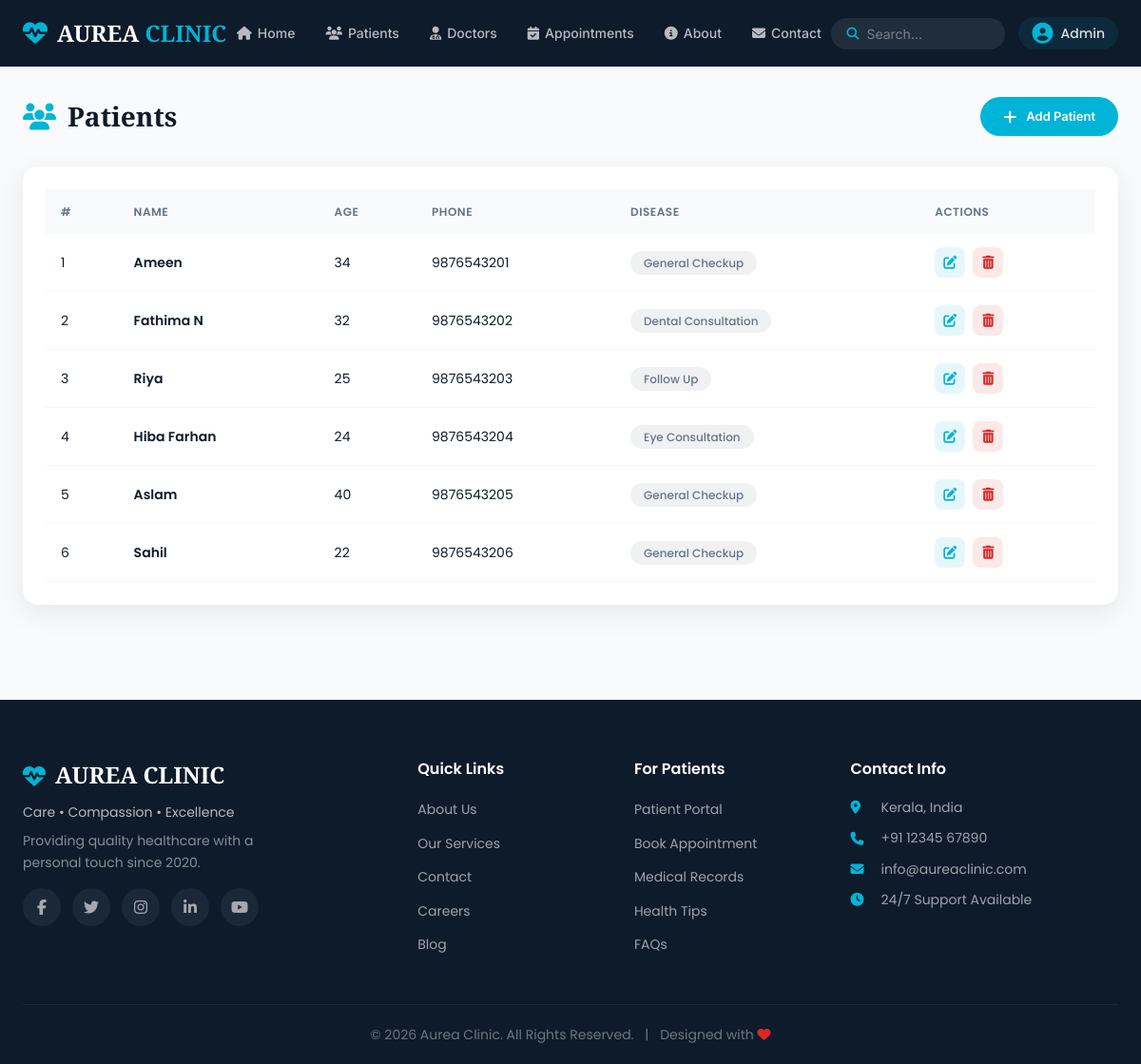
/list/, run on an earlier commit of the app's database.
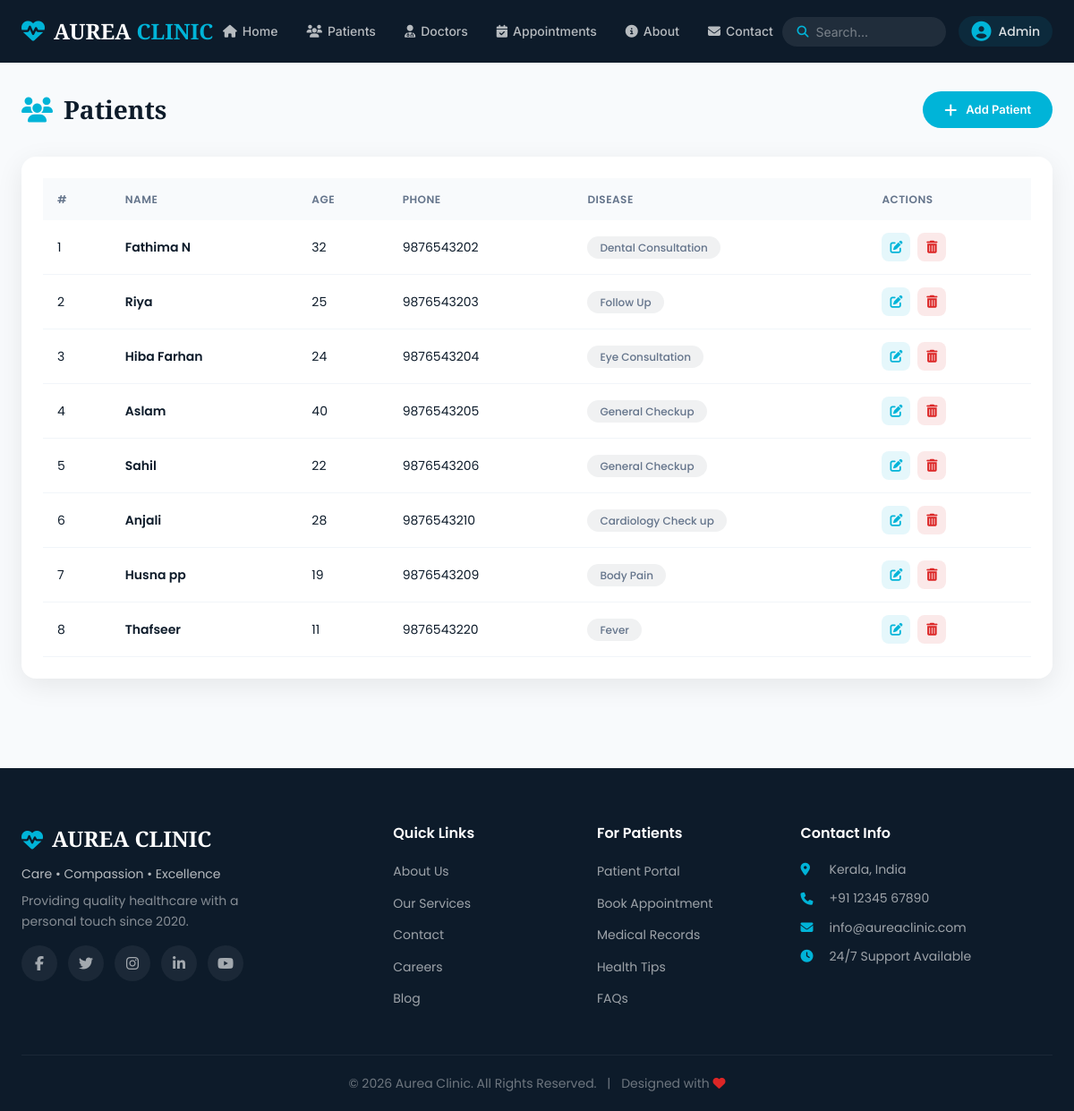
And on a later commit of the database.
### patients/models.py (models this page shows, shortened)
class Patient(models.Model):
    name = models.CharField(max_length=100)
    age = models.IntegerField()
    phone = models.CharField(max_length=15)
    disease = models.TextField()

### patients/views.py (the view)
# urls.py: path('list/', views.patient_list, name='patient_list'),
def patient_list(request):
    patients = Patient.objects.all()
    return render(request, 'patients/list.html', {'patients': patients})

### templates/patients/list.html (shortened to what this page needs)
{% extends 'base.html' %}
{% load static %}
{% block content %}
<section class="page-section">
    <div class="container">
        <div class="page-header">
            <h1 class="page-title"><i class="fas fa-users"></i> Patients</h1>
            <a href="{% url 'patient_create' %}" class="btn btn-primary btn-sm">
                <i class="fas fa-plus"></i> Add Patient
            </a>
        </div>
        <div class="table-card">
            <div class="table-responsive">
                <table class="data-table">
                    <thead>
                        <tr>
                            <th>#</th>
                            <th>Name</th>
                            <th>Age</th>
                            <th>Phone</th>
                            <th>Disease</th>
                            <th>Actions</th>
                        </tr>
                    </thead>
                    <tbody>
                        {% for patient in patients %}
                        <tr>
                            <td>{{ forloop.counter }}</td>
                            <td><strong>{{ patient.name }}</strong></td>
                            <td>{{ patient.age }}</td>
                            <td>{{ patient.phone }}</td>
                            <td><span class="disease-tag">{{ patient.disease }}</span></td>
                            <td>
                                <div class="action-buttons">
                                    <a href="{% url 'patient_update' patient.id %}" class="btn-action btn-edit">
                                        <i class="fas fa-edit"></i>
                                    </a>
                                    <a href="{% url 'patient_delete' patient.id %}" class="btn-action btn-delete">
                                        <i class="fas fa-trash-alt"></i>
                                    </a>
                                </div>
                            </td>
                        </tr>
                        {% endfor %}
                    </tbody>
                </table>
            </div>
        </div>
    </div>
</section>
{% endblock %}

What changed in the data, as far as the page shows it:
removed Patient: name "Ameen", age "34", phone "9876543201", disease "General Checkup"
added Patient: name "Anjali", age "28", phone "9876543210", disease "Cardiology Check up"
added Patient: name "Husna pp", age "19", phone "9876543209", disease "Body Pain"
added Patient: name "Thafseer", age "11", phone "9876543220", disease "Fever"
